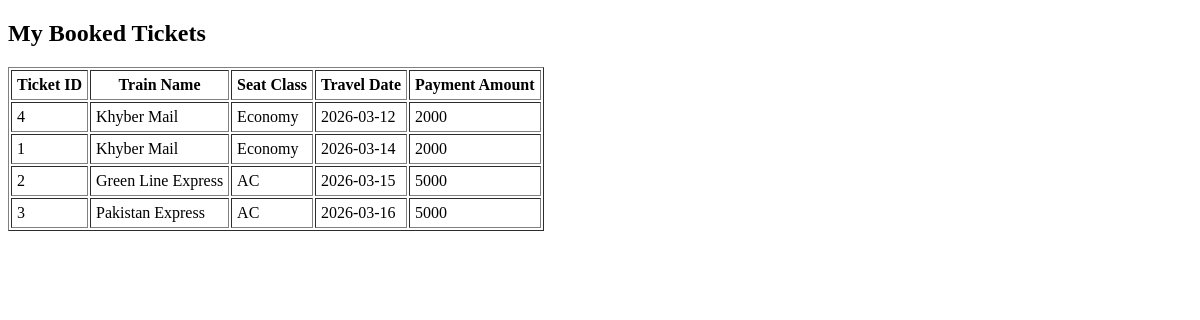
The page /my_tickets (signed in) on the database as committed earlier.
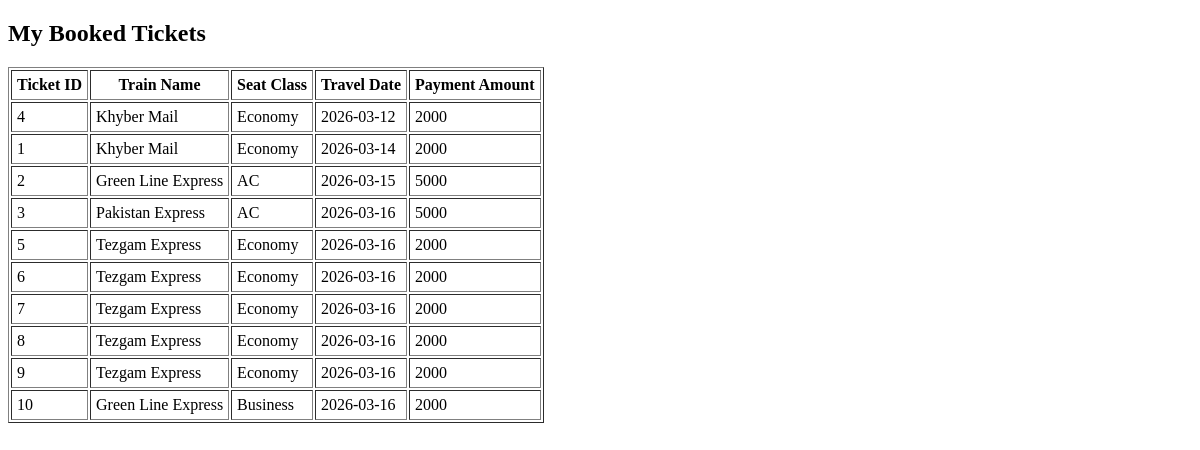
The same page on the database as committed later.
### tables this page shows
CREATE TABLE Ticket(
    id INT NOT NULL,
    train_id INT NOT NULL,
    passenger_id INT NOT NULL,
    seat_id INT NOT NULL,
    payment_id INT,
    travel_date DATE NOT NULL,
    PRIMARY KEY(id),
    FOREIGN KEY(train_id) REFERENCES Train(id),
    FOREIGN KEY(passenger_id) REFERENCES Passenger(id),
    FOREIGN KEY(seat_id) REFERENCES Seat(id)
);

CREATE TABLE Train(
    id INT NOT NULL,
    name VARCHAR(100) NOT NULL,
    PRIMARY KEY (id)
);

### app.py (the view)
@app.route("/my_tickets")
@token_required
def my_tickets():
    db = get_db()
    cursor = db.cursor()
    cursor.execute(
        """SELECT ticket_id, train_name, seat_class, travel_date, payment_amount
           FROM passenger_bookings_view WHERE passenger_id = ? ORDER BY travel_date""",
        (g.user["id"],),
    )
    return render_template("my_tickets.html", tickets=cursor.fetchall())

### app.py (called while the page is built)
def get_db():
    if "db" not in g:
        g.db = sqlite3.connect(DB_PATH)
        g.db.row_factory = sqlite3.Row
    return g.db

def token_required(f):
    @wraps(f)
    def decorated(*args, **kwargs):
        token = request.cookies.get("token")
        if not token:
            return redirect(url_for("login"))
        try:
            payload = jwt.decode(token, app.config["SECRET_KEY"], algorithms=["HS256"])
            g.user = payload
        except (jwt.ExpiredSignatureError, jwt.InvalidTokenError):
            return redirect(url_for("login"))
        return f(*args, **kwargs)
    return decorated

### templates/my_tickets.html (shortened to what this page needs)
<!DOCTYPE html>
<html>
<head>
</head>
<body>
    <h2>My Booked Tickets</h2>
    {% if tickets %}
    <table border="1" cellpadding="5">
        <tr>
            <th>Ticket ID</th>
            <th>Train Name</th>
            <th>Seat Class</th>
            <th>Travel Date</th>
            <th>Payment Amount</th>
        </tr>
        {% for ticket in tickets %}
        <tr>
            <td>{{ ticket['ticket_id'] }}</td>
            <td>{{ ticket['train_name'] }}</td>
            <td>{{ ticket['seat_class'] }}</td>
            <td>{{ ticket['travel_date'] }}</td>
            <td>{{ ticket['payment_amount'] }}</td>
        </tr>
        {% endfor %}
    </table>
    {% else %}
    <p>You have no tickets booked yet.</p>
    {% endif %}
</body>
</html>

Rows that differ between the two databases and show on the page:
added Ticket: ticket_id "5", train_name "Tezgam Express", seat_class "Economy", travel_date "2026-03-16", payment_amount "2000"
added Ticket: ticket_id "6", train_name "Tezgam Express", seat_class "Economy", travel_date "2026-03-16", payment_amount "2000"
added Ticket: ticket_id "7", train_name "Tezgam Express", seat_class "Economy", travel_date "2026-03-16", payment_amount "2000"
added Ticket: ticket_id "8", train_name "Tezgam Express", seat_class "Economy", travel_date "2026-03-16", payment_amount "2000"
added Ticket: ticket_id "9", train_name "Tezgam Express", seat_class "Economy", travel_date "2026-03-16", payment_amount "2000"
added Ticket: ticket_id "10", train_name "Green Line Express", seat_class "Business", travel_date "2026-03-16", payment_amount "2000"
